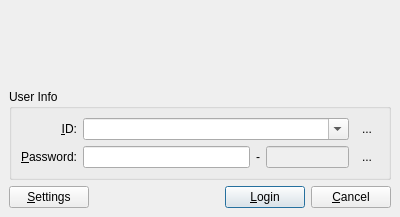
<?xml version="1.0" encoding="UTF-8"?>
<ui version="4.0">
 <author>He Hui</author>
 <class>LoginDlgUI</class>
 <widget class="QDialog" name="LoginDlgUI">
  <property name="geometry">
   <rect>
    <x>0</x>
    <y>0</y>
    <width>400</width>
    <height>217</height>
   </rect>
  </property>
  <property name="sizePolicy">
   <sizepolicy hsizetype="Preferred" vsizetype="Preferred">
    <horstretch>0</horstretch>
    <verstretch>0</verstretch>
   </sizepolicy>
  </property>
  <property name="maximumSize">
   <size>
    <width>3331</width>
    <height>2251</height>
   </size>
  </property>
  <property name="windowTitle">
   <string>Login...</string>
  </property>
  <property name="windowIcon">
   <iconset resource="../gui.qrc">
    <normaloff>:/resources/images/login.png</normaloff>:/resources/images/login.png</iconset>
  </property>
  <property name="sizeGripEnabled">
   <bool>false</bool>
  </property>
  <layout class="QVBoxLayout" name="verticalLayout">
   <property name="leftMargin">
    <number>0</number>
   </property>
   <property name="topMargin">
    <number>0</number>
   </property>
   <property name="rightMargin">
    <number>0</number>
   </property>
   <property name="bottomMargin">
    <number>0</number>
   </property>
   <item>
    <widget class="QStackedWidget" name="stackedWidget">
     <property name="currentIndex">
      <number>0</number>
     </property>
     <widget class="QWidget" name="pageUserInfo">
      <layout class="QVBoxLayout" name="verticalLayout_3">
       <property name="leftMargin">
        <number>0</number>
       </property>
       <property name="topMargin">
        <number>0</number>
       </property>
       <property name="rightMargin">
        <number>0</number>
       </property>
       <property name="bottomMargin">
        <number>0</number>
       </property>
       <item>
        <widget class="QLabel" name="logoLabel">
         <property name="text">
          <string/>
         </property>
         <property name="pixmap">
          <pixmap resource="../gui.qrc">:/resources/images/logo.png</pixmap>
         </property>
         <property name="scaledContents">
          <bool>true</bool>
         </property>
         <property name="alignment">
          <set>Qt::AlignCenter</set>
         </property>
        </widget>
       </item>
       <item>
        <layout class="QVBoxLayout" name="verticalLayout_2">
         <property name="leftMargin">
          <number>9</number>
         </property>
         <property name="topMargin">
          <number>9</number>
         </property>
         <property name="rightMargin">
          <number>9</number>
         </property>
         <property name="bottomMargin">
          <number>9</number>
         </property>
         <item>
          <widget class="QGroupBox" name="userInfoGB">
           <property name="sizePolicy">
            <sizepolicy hsizetype="Expanding" vsizetype="Preferred">
             <horstretch>0</horstretch>
             <verstretch>0</verstretch>
            </sizepolicy>
           </property>
           <property name="title">
            <string>User Info</string>
           </property>
           <property name="checkable">
            <bool>false</bool>
           </property>
           <property name="checked">
            <bool>false</bool>
           </property>
           <layout class="QGridLayout" name="userinfolayout">
            <item row="0" column="0">
             <widget class="QLabel" name="userIDLabel">
              <property name="text">
               <string>&amp;ID:</string>
              </property>
              <property name="alignment">
               <set>Qt::AlignRight|Qt::AlignTrailing|Qt::AlignVCenter</set>
              </property>
              <property name="buddy">
               <cstring>userIDComboBox</cstring>
              </property>
             </widget>
            </item>
            <item row="0" column="1" colspan="3">
             <widget class="QComboBox" name="userIDComboBox">
              <property name="sizePolicy">
               <sizepolicy hsizetype="Expanding" vsizetype="Fixed">
                <horstretch>0</horstretch>
                <verstretch>0</verstretch>
               </sizepolicy>
              </property>
              <property name="toolTip">
               <string>User Name</string>
              </property>
              <property name="editable">
               <bool>true</bool>
              </property>
              <property name="duplicatesEnabled">
               <bool>false</bool>
              </property>
             </widget>
            </item>
            <item row="1" column="0">
             <widget class="QLabel" name="passwordLabel">
              <property name="text">
               <string>&amp;Password:</string>
              </property>
              <property name="alignment">
               <set>Qt::AlignRight|Qt::AlignTrailing|Qt::AlignVCenter</set>
              </property>
              <property name="buddy">
               <cstring>passwordLineEdit</cstring>
              </property>
             </widget>
            </item>
            <item row="1" column="1">
             <widget class="QLineEdit" name="passwordLineEdit">
              <property name="sizePolicy">
               <sizepolicy hsizetype="Expanding" vsizetype="Fixed">
                <horstretch>2</horstretch>
                <verstretch>0</verstretch>
               </sizepolicy>
              </property>
              <property name="toolTip">
               <string>Password</string>
              </property>
              <property name="text">
               <string notr="true"/>
              </property>
              <property name="echoMode">
               <enum>QLineEdit::NoEcho</enum>
              </property>
             </widget>
            </item>
            <item row="1" column="4">
             <widget class="QToolButton" name="toolButtonKey">
              <property name="text">
               <string>...</string>
              </property>
              <property name="icon">
               <iconset resource="../gui.qrc">
                <normaloff>:/resources/images/key.png</normaloff>:/resources/images/key.png</iconset>
              </property>
              <property name="autoRaise">
               <bool>true</bool>
              </property>
             </widget>
            </item>
            <item row="0" column="4">
             <widget class="QToolButton" name="toolButtonUser">
              <property name="text">
               <string>...</string>
              </property>
              <property name="icon">
               <iconset resource="../gui.qrc">
                <normaloff>:/resources/images/user.png</normaloff>:/resources/images/user.png</iconset>
              </property>
              <property name="autoRaise">
               <bool>true</bool>
              </property>
             </widget>
            </item>
            <item row="1" column="3">
             <widget class="QLineEdit" name="lineEditAuthenticode">
              <property name="enabled">
               <bool>false</bool>
              </property>
              <property name="sizePolicy">
               <sizepolicy hsizetype="Preferred" vsizetype="Fixed">
                <horstretch>1</horstretch>
                <verstretch>0</verstretch>
               </sizepolicy>
              </property>
              <property name="toolTip">
               <string>Authenticode</string>
              </property>
              <property name="echoMode">
               <enum>QLineEdit::NoEcho</enum>
              </property>
             </widget>
            </item>
            <item row="1" column="2">
             <widget class="QLabel" name="labelAuthenticode">
              <property name="text">
               <string>-</string>
              </property>
              <property name="buddy">
               <cstring>lineEditAuthenticode</cstring>
              </property>
             </widget>
            </item>
           </layout>
          </widget>
         </item>
         <item>
          <layout class="QHBoxLayout" name="buttonHBoxLayout">
           <property name="spacing">
            <number>6</number>
           </property>
           <property name="leftMargin">
            <number>0</number>
           </property>
           <property name="topMargin">
            <number>0</number>
           </property>
           <property name="rightMargin">
            <number>0</number>
           </property>
           <property name="bottomMargin">
            <number>0</number>
           </property>
           <item>
            <widget class="QPushButton" name="pushButtonSettings">
             <property name="text">
              <string>&amp;Settings</string>
             </property>
             <property name="autoDefault">
              <bool>false</bool>
             </property>
            </widget>
           </item>
           <item>
            <spacer name="spacer">
             <property name="orientation">
              <enum>Qt::Horizontal</enum>
             </property>
             <property name="sizeType">
              <enum>QSizePolicy::Expanding</enum>
             </property>
             <property name="sizeHint" stdset="0">
              <size>
               <width>10</width>
               <height>20</height>
              </size>
             </property>
            </spacer>
           </item>
           <item>
            <widget class="QPushButton" name="pushButtonLogin">
             <property name="text">
              <string>&amp;Login</string>
             </property>
             <property name="default">
              <bool>true</bool>
             </property>
            </widget>
           </item>
           <item>
            <widget class="QPushButton" name="pushButtonCancel">
             <property name="text">
              <string>&amp;Cancel</string>
             </property>
             <property name="shortcut">
              <string>Esc</string>
             </property>
            </widget>
           </item>
          </layout>
         </item>
        </layout>
       </item>
      </layout>
     </widget>
     <widget class="QWidget" name="pageLoggingIn">
      <layout class="QVBoxLayout" name="verticalLayout_4">
       <item>
        <widget class="QLabel" name="labelTop">
         <property name="sizePolicy">
          <sizepolicy hsizetype="Expanding" vsizetype="Expanding">
           <horstretch>0</horstretch>
           <verstretch>0</verstretch>
          </sizepolicy>
         </property>
         <property name="text">
          <string/>
         </property>
         <property name="pixmap">
          <pixmap resource="../gui.qrc">:/resources/images/login.png</pixmap>
         </property>
         <property name="alignment">
          <set>Qt::AlignCenter</set>
         </property>
        </widget>
       </item>
       <item>
        <widget class="QLabel" name="labelBottom">
         <property name="sizePolicy">
          <sizepolicy hsizetype="Expanding" vsizetype="Expanding">
           <horstretch>0</horstretch>
           <verstretch>0</verstretch>
          </sizepolicy>
         </property>
         <property name="text">
          <string>Logging in....</string>
         </property>
         <property name="scaledContents">
          <bool>true</bool>
         </property>
         <property name="alignment">
          <set>Qt::AlignCenter</set>
         </property>
        </widget>
       </item>
       <item>
        <layout class="QHBoxLayout" name="horizontalLayout">
         <item>
          <spacer name="horizontalSpacer">
           <property name="orientation">
            <enum>Qt::Horizontal</enum>
           </property>
           <property name="sizeHint" stdset="0">
            <size>
             <width>40</width>
             <height>20</height>
            </size>
           </property>
          </spacer>
         </item>
         <item>
          <widget class="QPushButton" name="pushButtonAbort">
           <property name="text">
            <string>Abort</string>
           </property>
          </widget>
         </item>
         <item>
          <spacer name="horizontalSpacer_2">
           <property name="orientation">
            <enum>Qt::Horizontal</enum>
           </property>
           <property name="sizeHint" stdset="0">
            <size>
             <width>40</width>
             <height>20</height>
            </size>
           </property>
          </spacer>
         </item>
        </layout>
       </item>
      </layout>
     </widget>
    </widget>
   </item>
  </layout>
 </widget>
 <tabstops>
  <tabstop>userIDComboBox</tabstop>
  <tabstop>passwordLineEdit</tabstop>
  <tabstop>lineEditAuthenticode</tabstop>
  <tabstop>pushButtonLogin</tabstop>
  <tabstop>pushButtonCancel</tabstop>
  <tabstop>toolButtonUser</tabstop>
  <tabstop>toolButtonKey</tabstop>
  <tabstop>pushButtonSettings</tabstop>
  <tabstop>pushButtonAbort</tabstop>
 </tabstops>
 <resources>
  <include location="../gui.qrc"/>
  <include location="../gui.qrc"/>
 </resources>
 <connections/>
</ui>
